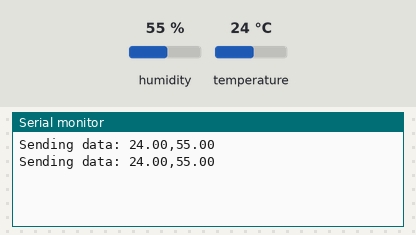
Simulated run of this sketch. Board: ESP32. On the bench: the last lines printed to the serial monitor. The inputs (shaded band) are chosen by the test bench; at power-on: humidity 55 %, temperature 24 °C.

Above: at 10.8 s.
10.9 s: humidity set to 22 %
At 20.7 s:
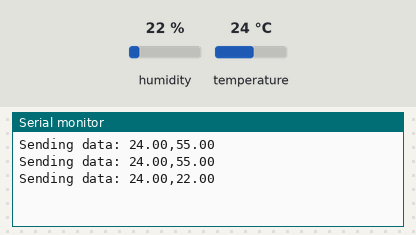
20.9 s: temperature set to 12 °C
At 30.4 s:
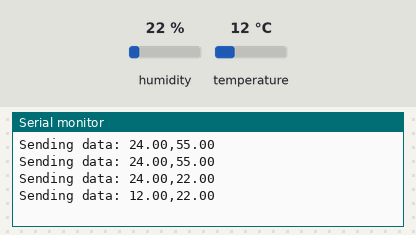
30.9 s: humidity set to 40 %
At 40.6 s:
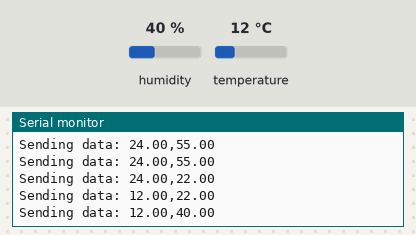
Timing chart, 0 to 42.1 s (numbered marks = the images above; inputs shaded):
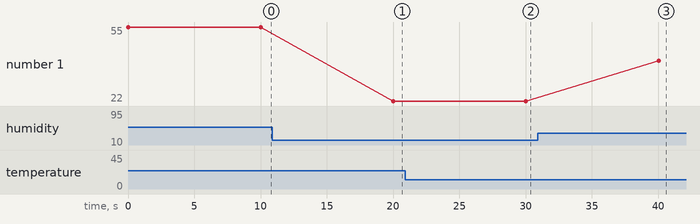

The sketch:

ESP32_Node1.ino
```cpp
#include <DHT.h>

#define DHTPIN 7       // DHT22 data pin
#define DHTTYPE DHT22  // DHT22 type
DHT dht(DHTPIN, DHTTYPE);

void setup() {
  Serial.begin(115200);    // Serial for debugging
  Serial1.begin(9600);     // Serial1 for communication to second ESP32
  dht.begin();
}

void loop() {
  float temperature = dht.readTemperature();
  float humidity = dht.readHumidity();

  if (!isnan(temperature) && !isnan(humidity)) {
    String data = String(temperature) + "," + String(humidity);
    Serial.println("Sending data: " + data);  // Debugging
    Serial1.println(data);                    // Send data to Module 2
  } else {
    Serial.println("Failed to read from DHT sensor");
  }
  delay(10000);  // Send data every 10 seconds
}
```

Measured:
- after the input at 10.9 s, the serial monitor: prints a new line after 9.1 s (image 1)
- after the input at 20.9 s, the serial monitor: prints a new line after 9.1 s (image 2)
- after the input at 30.9 s, the serial monitor: prints a new line after 9.1 s (image 3)
- plotted number 1: 55 → 22 after the input at 10.9 s, 22 → 40 after the input at 30.9 s
